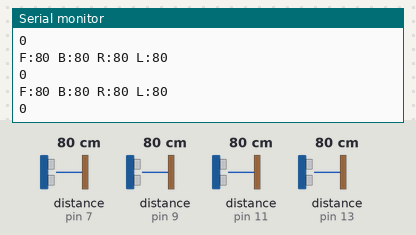
The sketch below on a simulated Arduino Uno, built with avr-gcc and run on an emulated ATmega328P. Parts: the last lines printed to the serial monitor. Wiring (inferred from the names in the program): 4 × ultrasonic range finder: trigger pin 6, echo pin 7 / trigger pin 8, echo pin 9 / trigger pin 10, echo pin 11 / trigger pin 12, echo pin 13. Inputs (shaded band) come from the test bench; at power-on: distance to the obstacle (sensors on pin 7, pin 9, pin 11, pin 13) 80 cm. The echo pulse lasts 58.3 µs per cm.

Above: at 1.2 s.
1.3 s: distance to the obstacle (sensor on pin 7) set to 18 cm
At 1.32 s:
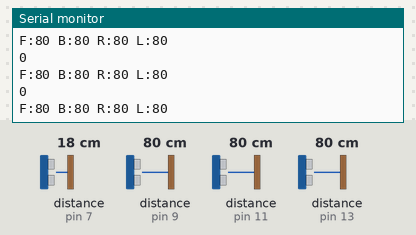
4.3 s: distance to the obstacle (sensor on pin 7) set to 2 cm
At 4.31 s:
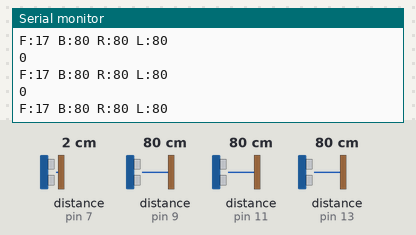
7.3 s: distance to the obstacle (sensor on pin 9) set to 2 cm
At 7.32 s:
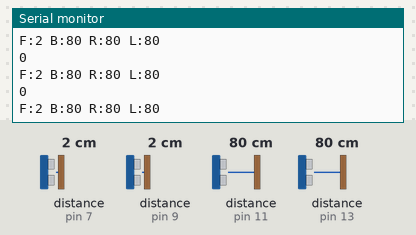
10.3 s: distance to the obstacle (sensor on pin 11) set to 2 cm
At 10.31 s:
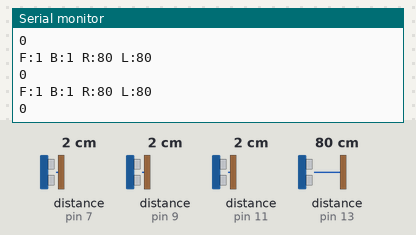
13.3 s: distance to the obstacle (sensor on pin 13) set to 120 cm
At 13.37 s:
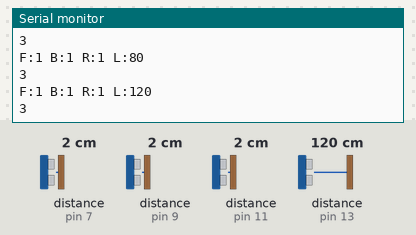
16.3 s: distance to the obstacle (sensor on pin 9) set to 4 cm
At 16.37 s:
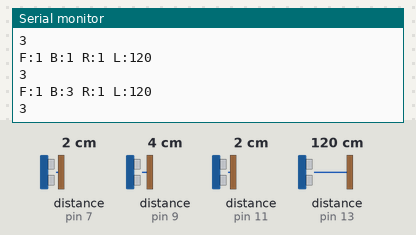
Timing chart, 0 to 19.3 s (numbered marks = the images above; inputs shaded):
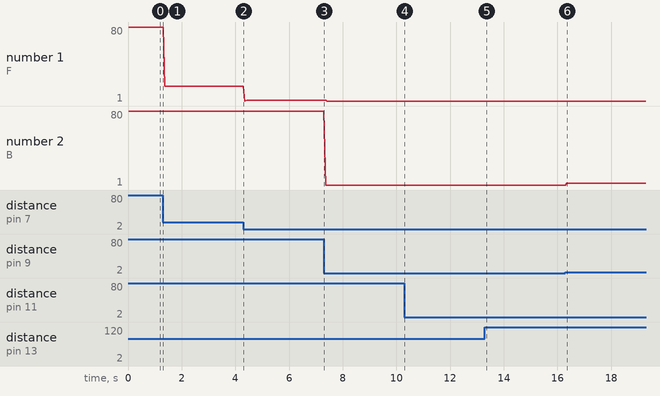

The sketch:

wall_sensor.ino
```cpp
#define TRIG_PIN_FRONT 6
#define ECHO_PIN_FRONT 7
#define TRIG_PIN_BACK 8
#define ECHO_PIN_BACK 9
#define TRIG_PIN_RIGHT 10
#define ECHO_PIN_RIGHT 11
#define TRIG_PIN_LEFT 12
#define ECHO_PIN_LEFT 13

#define MAX_DISTANCE 150

int UltrasonicSensorData[4];

int readUltrasonicSensor(int trigPin, int echoPin) {
  digitalWrite(trigPin, LOW);
  delayMicroseconds(2);

  digitalWrite(trigPin, HIGH);
  delayMicroseconds(10);
  digitalWrite(trigPin, LOW);

  unsigned long duration = pulseIn(echoPin, HIGH);
  float distance = duration / 58;

  if (distance == 0 || distance > MAX_DISTANCE) {
    distance = MAX_DISTANCE;
  }

  return distance;
}

void readUltrasonicSensors() {
  UltrasonicSensorData[0] = readUltrasonicSensor(TRIG_PIN_FRONT, ECHO_PIN_FRONT); // 전면
  UltrasonicSensorData[1] = readUltrasonicSensor(TRIG_PIN_BACK, ECHO_PIN_BACK);   // 후면
  UltrasonicSensorData[2] = readUltrasonicSensor(TRIG_PIN_RIGHT, ECHO_PIN_RIGHT); // 오른쪽
  UltrasonicSensorData[3] = readUltrasonicSensor(TRIG_PIN_LEFT, ECHO_PIN_LEFT);   // 왼쪽
}

void displayUltrasonicSensorData() {
  char Sonar_data_display[40];
  sprintf(Sonar_data_display,"F:");
  Serial.print(Sonar_data_display);
  Serial.print(UltrasonicSensorData[0]);
  Serial.print(" B:");
  Serial.print(UltrasonicSensorData[1]);
  Serial.print(" R:");
  Serial.print(UltrasonicSensorData[2]);
  Serial.print(" L:");
  Serial.println(UltrasonicSensorData[3]);
}

void setup() {
  Serial.begin(9600); // 시리얼 통신 시작

  pinMode(TRIG_PIN_FRONT, OUTPUT);
  pinMode(ECHO_PIN_FRONT, INPUT);
  pinMode(TRIG_PIN_BACK, OUTPUT);
  pinMode(ECHO_PIN_BACK, INPUT);
  pinMode(TRIG_PIN_RIGHT, OUTPUT);
  pinMode(ECHO_PIN_RIGHT, INPUT);
  pinMode(TRIG_PIN_LEFT, OUTPUT);
  pinMode(ECHO_PIN_LEFT, INPUT);
}

int Robot_Mode_Define(void)
{
  readUltrasonicSensors();
  int i;
  int mode = -1;
  displayUltrasonicSensorData();
  for(i=0;i<4;i++)
  {
    if(UltrasonicSensorData[i] ==0) UltrasonicSensorData[i] = MAX_DISTANCE;
  }
  if( (UltrasonicSensorData[2] >= 15) && (UltrasonicSensorData[3] >= 15) )
  {
    mode =0;
  }
  if( (UltrasonicSensorData[2] <= 15) && (UltrasonicSensorData[3] <= 15) )
  {
    mode =1;
  }
  if( (UltrasonicSensorData[3] <= 35) && (UltrasonicSensorData[2] >= 40) )
  {
    mode =2;
  }
  if( (UltrasonicSensorData[2] <= 35) && (UltrasonicSensorData[3] >= 40) )
  {
    mode =3;
  }
  return mode;
}


void loop() {
  int mode = Robot_Mode_Define(); // 로봇 모드 결정
  Serial.println(mode); // 모드 출력
  delay(50); // 모드 체크 간격
}
```

Measured:
- after the input at 13.3 s, the serial monitor: prints a new line after 0.05 s (image 5)
- after the input at 16.3 s, the serial monitor: prints a new line after 0.05 s (image 6)
- plotted number 1: 80 → 17 after the input at 1.3 s, 17 → 2 after the input at 4.3 s
